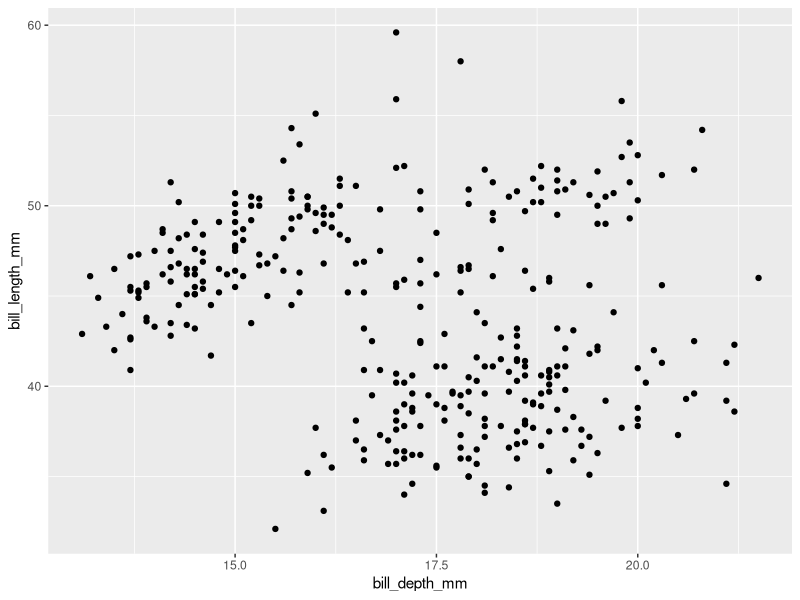
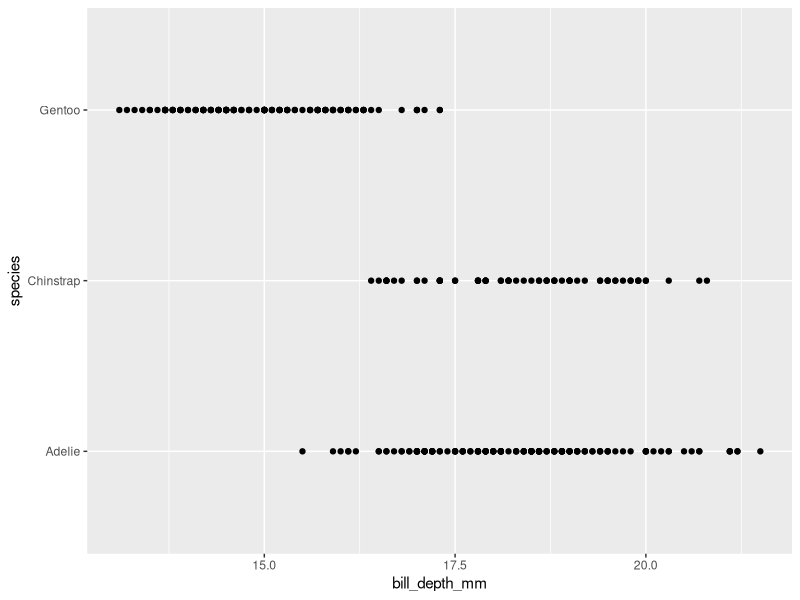
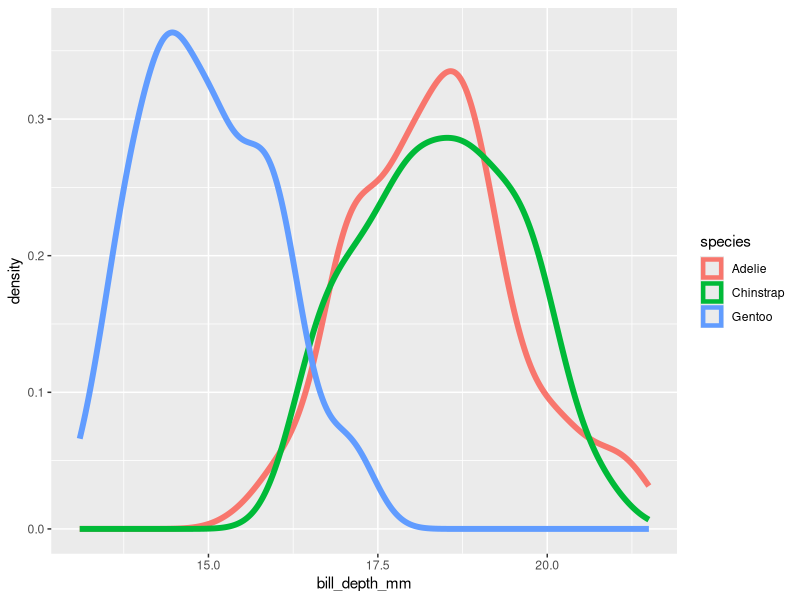
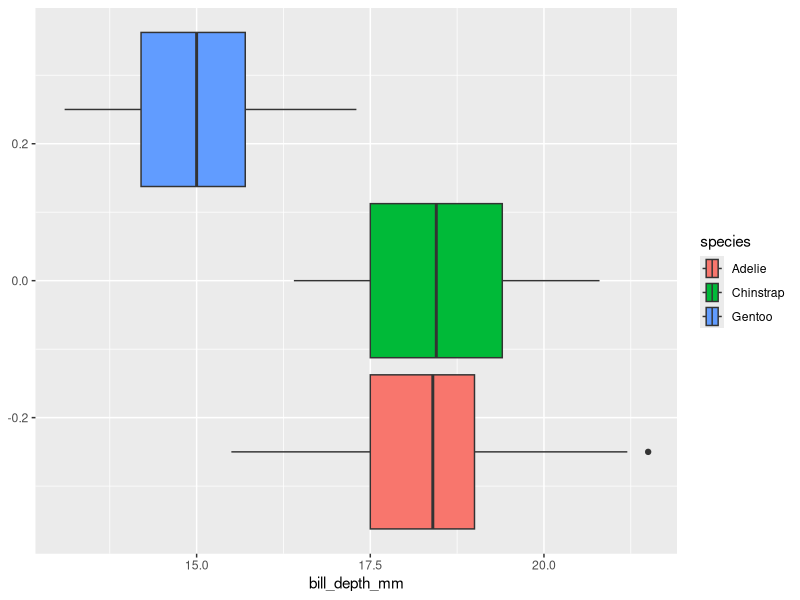
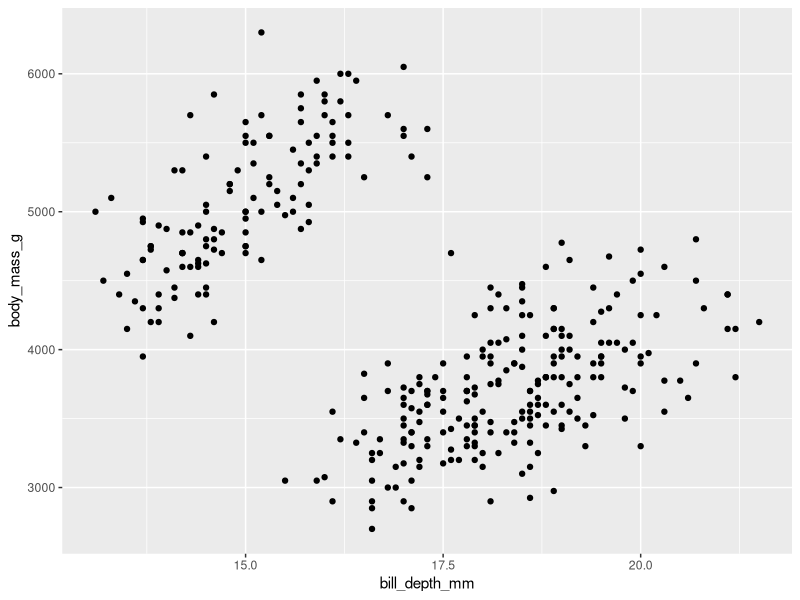
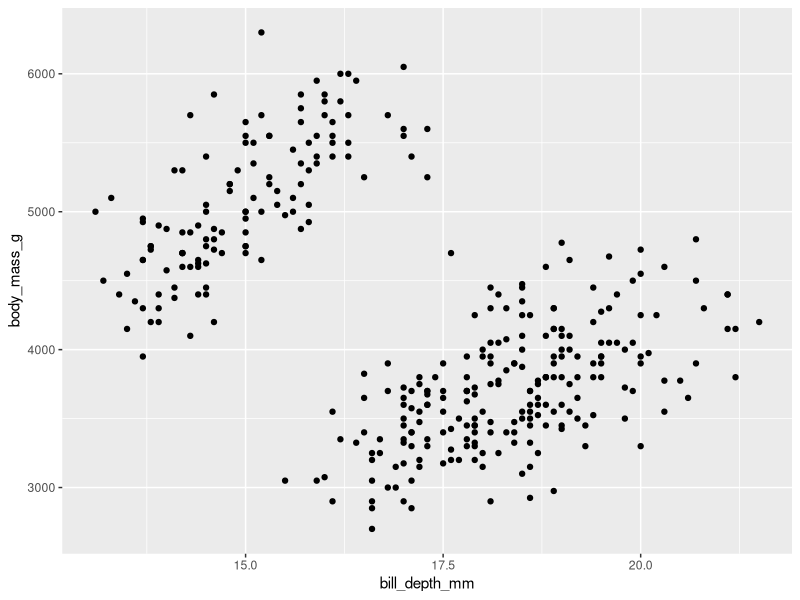
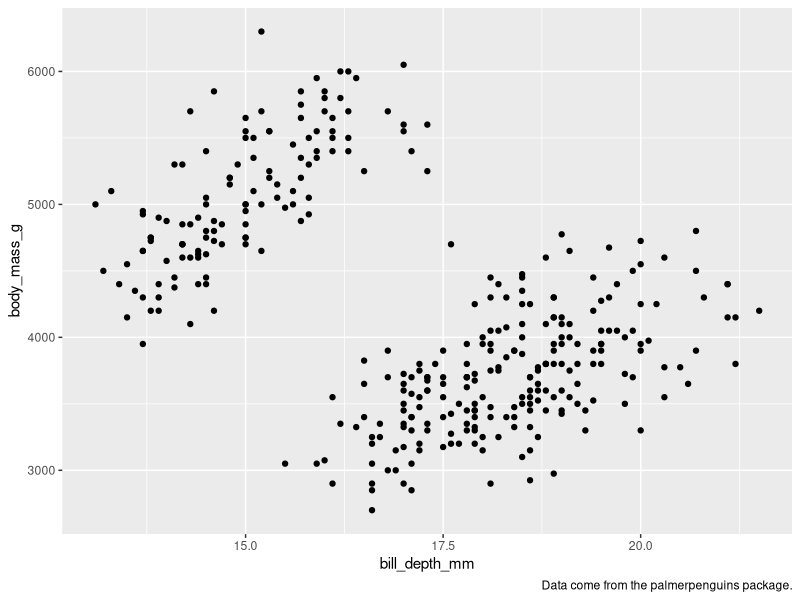
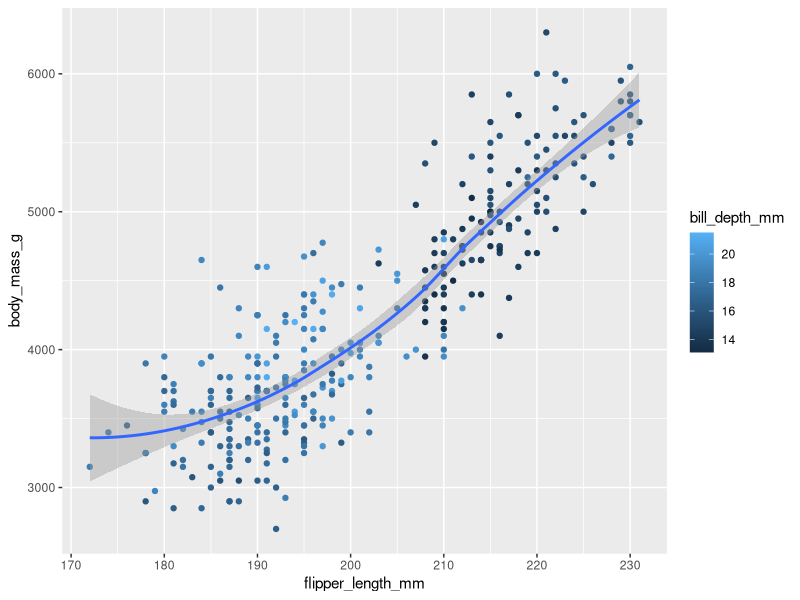

The R script that drew these images, in order:
## ---- chunk 1
#| warning: false
library(palmerpenguins)
library(tidyverse)

## ---- chunk 2
glimpse(penguins)
## ---- chunk 3
nrow(penguins)
ncol(penguins)
## ---- chunk 4
dim(penguins)
## ---- chunk 5
penguins |> 
  ggplot(#data = penguins, 
    mapping = aes(x = bill_depth_mm,
                  y = bill_length_mm)) +
  geom_point()
## ---- chunk 6
penguins |> 
  ggplot(#data = penguins,
    mapping = aes(x = bill_depth_mm,
                  y = species)) +
  geom_point()
## ---- chunk 7
penguins |> 
  ggplot(#data = penguins,
         mapping = aes(x = bill_depth_mm,
                       colour = species)) +
  geom_density(linewidth = 2)
## ---- chunk 8
penguins |> 
  ggplot(#data = penguins,
    mapping = aes(x = bill_depth_mm,
                  fill = species)) +
  geom_boxplot()
## ---- chunk 9
penguins |> 
  ggplot(mapping = aes(x = bill_depth_mm,
                       y = body_mass_g)) + 
  geom_point()
## ---- chunk 10
penguins |> 
  ggplot(mapping = aes(x = bill_depth_mm,
                       y = body_mass_g)) + 
  geom_point(na.rm = TRUE)
## ---- chunk 11
penguins |> 
  ggplot(mapping = aes(x = bill_depth_mm,
                       y = body_mass_g)) + 
  geom_point(na.rm = TRUE) + 
  labs(caption = "Data come from the palmerpenguins package.")
## ---- chunk 12
penguins |> 
  ggplot(mapping = aes(x = flipper_length_mm,
                       y = body_mass_g)) + 
  geom_point(aes(colour = bill_depth_mm),
             na.rm = TRUE) +
  geom_smooth(na.rm = TRUE)

## ---- chunk 13
penguins |> 
  ggplot(mapping = aes(x = flipper_length_mm,
                       y = body_mass_g,
                       colour = bill_depth_mm)) + 
  geom_point(na.rm = TRUE) +
  geom_smooth(na.rm = TRUE)

## ---- chunk 14
ggplot(
  data = penguins,
  mapping = aes(x = flipper_length_mm, y = body_mass_g, color = island)
) +
  geom_point() +
  geom_smooth(se = FALSE)
## ---- chunk 15
ggplot(
  data = penguins,
  mapping = aes(x = flipper_length_mm, y = body_mass_g)
) +
  geom_point() +
  geom_smooth()

ggplot() +
  geom_point(
    data = penguins,
    mapping = aes(x = flipper_length_mm, y = body_mass_g)
  ) +
  geom_smooth(
    data = penguins,
    mapping = aes(x = flipper_length_mm, y = body_mass_g)
  )
## ---- chunk 16
ggplot(data = penguins,
       aes(y = species))+
  geom_bar()
## ---- chunk 17
ggplot(penguins, aes(x = body_mass_g)) +
  geom_histogram()
## ---- chunk 18
ggplot(penguins, aes(x = body_mass_g)) +
  geom_histogram(bins = 10,
                 na.rm = TRUE)
## ---- chunk 19
ggplot(diamonds, aes(x = carat)) +
  geom_histogram()
## ---- chunk 20
ggplot(diamonds, aes(x = carat)) +
  geom_histogram(bins = 3)
## ---- chunk 21
ggplot(diamonds, aes(x = carat)) +
  geom_histogram(binwidth = 0.5)
## ---- chunk 22
str(ggplot2::mpg)
## ---- chunk 23
ggplot(
  data = penguins,
  mapping = aes(
    x = bill_length_mm, y = bill_depth_mm, 
    color = species, shape = species
  )
) +
  geom_point() +
  labs(color = "Species")

## ---- chunk 24
ggplot(penguins, aes(x = island, fill = species)) +
  geom_bar(position = "fill")
ggplot(penguins, aes(x = species, fill = island)) +
  geom_bar(position = "fill")
